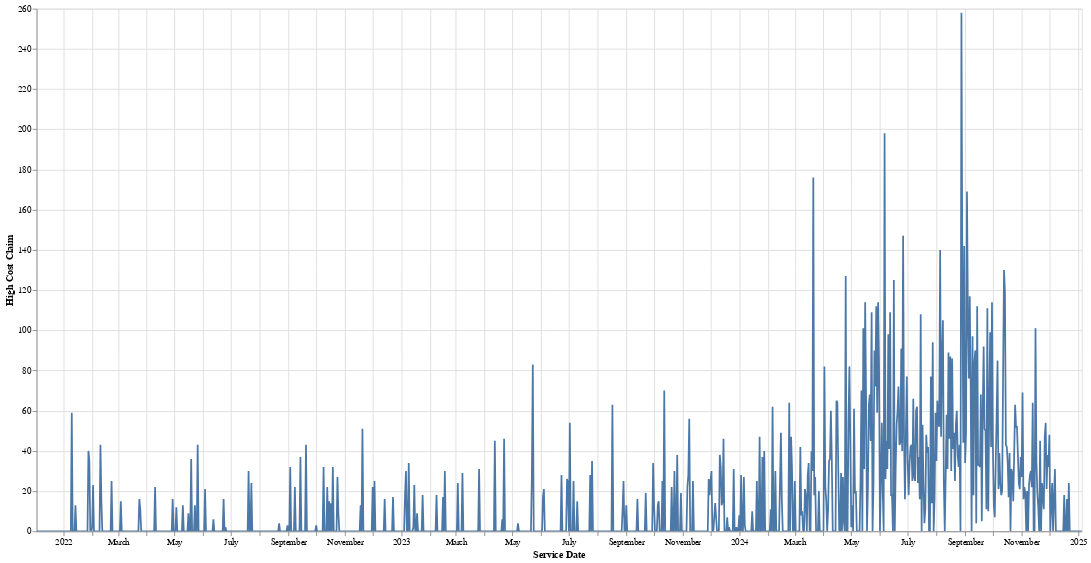

Source (notebook cell):
### Code cell
time_claim = df.select("Service Date", "High Cost Claim")
time_claim.with_columns(time_claim["Service Date"].cast(pl.Date)).sort("Service Date")
time_claim = time_claim.group_by("Service Date").agg(pl.sum("High Cost Claim").alias("High Cost Claim"))
time_claim.plot.line(x="Service Date", y="High Cost Claim").properties(width=1200, height=600)

### Figure 1 — Vega specification as saved in the notebook (floating-point values rounded to 4 significant figures; data arrays with more than 128 entries replaced by an {"elided": "..."} marker saying what was removed)
{"$schema": "https://vega.github.io/schema/vega/v5.json", "data": [{"name": "param_1_store"}, {"name": "source_0", "values": {"elided": "1130 records"}, "transform": [{"type": "formula", "expr": "toDate(datum['Service Date'])", "as": "Service Date"}]}, {"name": "source_0_y_domain_High Cost Claim", "values": [{"min": 0, "max": 258}]}], "signals": [{"name": "unit", "value": {}, "on": [{"events": "pointermove", "update": "isTuple(group()) ? group() : unit"}]}, {"name": "param_1", "update": "vlSelectionResolve(\"param_1_store\", \"union\")"}, {"name": "param_1_Service_Date", "on": [{"events": [{"source": "view", "type": "dblclick"}], "update": "null"}, {"events": {"signal": "param_1_translate_delta"}, "update": "panLinear(param_1_translate_anchor.extent_x, -param_1_translate_delta.x / width)"}, {"events": {"signal": "param_1_zoom_delta"}, "update": "zoomLinear(domain(\"x\"), param_1_zoom_anchor.x, param_1_zoom_delta)"}]}, {"name": "param_1_High_Cost_Claim", "on": [{"events": [{"source": "view", "type": "dblclick"}], "update": "null"}, {"events": {"signal": "param_1_translate_delta"}, "update": "panLinear(param_1_translate_anchor.extent_y, param_1_translate_delta.y / height)"}, {"events": {"signal": "param_1_zoom_delta"}, "update": "zoomLinear(domain(\"y\"), param_1_zoom_anchor.y, param_1_zoom_delta)"}]}, {"name": "param_1_tuple", "on": [{"events": [{"signal": "param_1_Service_Date || param_1_High_Cost_Claim"}], "update": "param_1_Service_Date && param_1_High_Cost_Claim ? {unit: \"\", fields: param_1_tuple_fields, values: [param_1_Service_Date,param_1_High_Cost_Claim]} : null"}]}, {"name": "param_1_tuple_fields", "value": [{"field": "Service Date", "channel": "x", "type": "R"}, {"field": "High Cost Claim", "channel": "y", "type": "R"}]}, {"name": "param_1_translate_anchor", "value": {}, "on": [{"events": [{"source": "scope", "type": "pointerdown"}], "update": "{x: x(unit), y: y(unit), extent_x: domain(\"x\"), extent_y: domain(\"y\")}"}]}, {"name": "param_1_translate_delta", "value": {}, "on": [{"events": [{"source": "window", "between": [{"source": "scope", "type": "pointerdown"}, {"source": "window", "type": "pointerup"}], "type": "pointermove", "consume": true}], "update": "{x: param_1_translate_anchor.x - x(unit), y: param_1_translate_anchor.y - y(unit)}"}]}, {"name": "param_1_zoom_anchor", "on": [{"events": [{"source": "scope", "consume": true, "type": "wheel"}], "update": "{x: invert(\"x\", x(unit)), y: invert(\"y\", y(unit))}"}]}, {"name": "param_1_zoom_delta", "on": [{"events": [{"source": "scope", "consume": true, "type": "wheel"}], "update": "pow(1.001, event.deltaY * pow(16, event.deltaMode))", "force": true}]}, {"name": "param_1_modify", "on": [{"events": {"signal": "param_1_tuple"}, "update": "modify(\"param_1_store\", param_1_tuple, true)"}]}], "marks": [{"type": "line", "name": "marks", "from": {"data": "source_0"}, "sort": {"field": "x"}, "encode": {"update": {"tooltip": {"signal": "{\"Service Date\": timeFormat(datum[\"Service Date\"], '%b %d, %Y'), \"High Cost Claim\": format(datum[\"High Cost Claim\"], \"\")}"}, "stroke": {"value": "#4c78a8"}, "y": {"field": "High Cost Claim", "scale": "y"}, "defined": {"signal": "isValid(datum[\"Service Date\"]) && isFinite(+datum[\"Service Date\"]) && isValid(datum[\"High Cost Claim\"]) && isFinite(+datum[\"High Cost Claim\"])"}, "x": {"field": "Service Date", "scale": "x"}}}, "clip": true, "interactive": true, "style": ["line"]}], "scales": [{"name": "x", "type": "time", "domain": {"data": "source_0", "field": "Service Date"}, "range": [0, {"signal": "width"}], "domainRaw": {"signal": "param_1[\"Service Date\"]"}}, {"name": "y", "type": "linear", "domain": [{"signal": "(data(\"source_0_y_domain_High Cost Claim\")[0] || {}).min"}, {"signal": "(data(\"source_0_y_domain_High Cost Claim\")[0] || {}).max"}], "range": [{"signal": "height"}, 0], "domainRaw": {"signal": "param_1[\"High Cost Claim\"]"}, "zero": true, "nice": true}], "axes": [{"scale": "x", "grid": true, "orient": "bottom", "aria": false, "tickCount": {"signal": "ceil(width/40)"}, "zindex": 0, "gridScale": "y", "domain": false, "labels": false, "maxExtent": 0, "minExtent": 0, "ticks": false}, {"scale": "y", "maxExtent": 0, "orient": "left", "ticks": false, "gridScale": "x", "zindex": 0, "labels": false, "grid": true, "tickCount": {"signal": "ceil(height/40)"}, "minExtent": 0, "aria": false, "domain": false}, {"scale": "x", "labelFlush": true, "labelOverlap": true, "zindex": 0, "orient": "bottom", "tickCount": {"signal": "ceil(width/40)"}, "title": "Service Date", "grid": false}, {"scale": "y", "zindex": 0, "grid": false, "title": "High Cost Claim", "labelOverlap": true, "orient": "left", "tickCount": {"signal": "ceil(height/40)"}}], "style": "cell", "background": "white", "width": 1200, "padding": 5, "height": 600}
